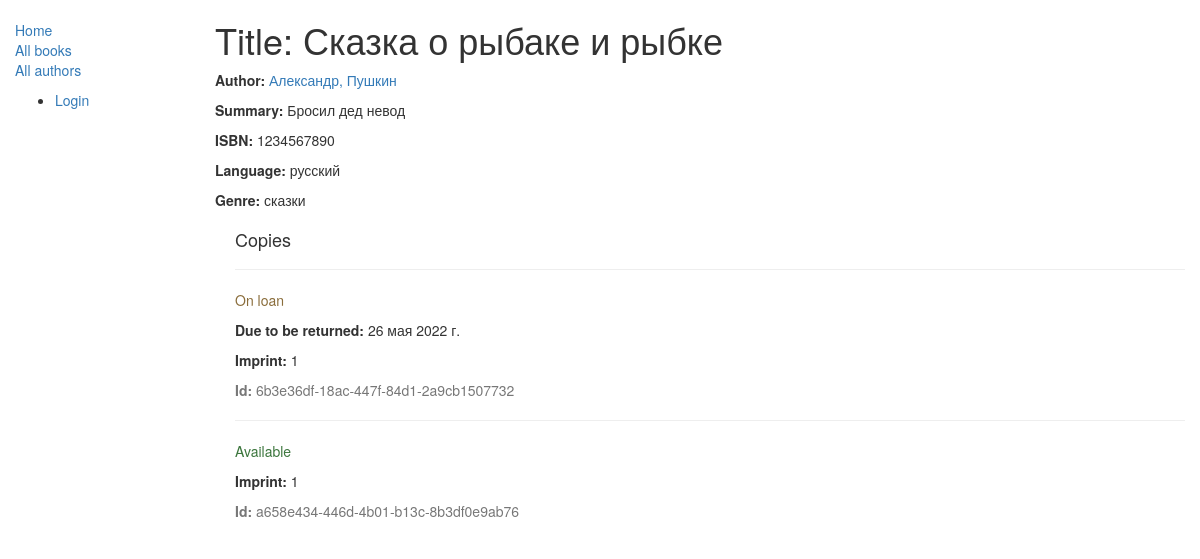
The app's page /catalog/books/2 with its own data.
### catalog/models.py (models this page shows, shortened)
class Book(models.Model):
    title = models.CharField(max_length=200)
    author = models.ForeignKey('Author', on_delete=models.SET_NULL, null=True)
    summary = models.TextField(max_length=1000,
                               help_text="Enter a brief description of the book")
    isbn = models.CharField('ISBN', max_length=13,
                            help_text='13 Character <a href="https://www.isbn-international.org/content/what-isbn">ISBN number</a>')
    genre = models.ManyToManyField(Genre,
                                   help_text="Select a genre for this book")
    language = models.ForeignKey('Language',
                                 on_delete=models.SET_NULL, null=True)
    def display_genre(self):
        return ', '.join([genre.name for genre in self.genre.all()[:3]])
    display_genre.short_description = 'Genre'

class Author(models.Model):
    first_name = models.CharField(max_length=100)
    last_name = models.CharField(max_length=100)
    date_of_birth = models.DateField(null=True, blank=True)
    date_of_death = models.DateField('Died', null=True, blank=True)
    def __str__(self):
        return '%s, %s' % (self.last_name, self.first_name)

class Language(models.Model):
    name = models.CharField(max_length=200,
                            help_text="Enter the book's natural language (e.g. English, French, Japanese etc.)")
    def __str__(self):
        return self.name

class Genre(models.Model):
    name = models.CharField(max_length=200, help_text="Enter a book genre (e.g. Science Fiction, French Poetry etc.)")
    def __str__(self):
        return self.name

class BookInstance(models.Model):
    id = models.UUIDField(primary_key=True, default=uuid.uuid4,
                          help_text="Unique ID for this particular book across whole library")
    book = models.ForeignKey('Book', on_delete=models.SET_NULL, null=True)
    imprint = models.CharField(max_length=200)
    due_back = models.DateField(null=True, blank=True)
    borrower = models.ForeignKey(User, on_delete=models.SET_NULL, null=True, blank=True)
    LOAN_STATUS = (
        ('m', 'Maintenance'),
        ('o', 'On loan'),
        ('a', 'Available'),
        ('r', 'Reserved'),
    )
    status = models.CharField(max_length=1, choices=LOAN_STATUS,
                              blank=True, default='m', help_text='Book availability')
    class Meta:
        ordering = ["due_back"]

### catalog/views.py (the view)
# urls.py: path('books/<int:pk>', views.BookDetailView.as_view(), name='book-detail'),
class BookDetailView(generic.DetailView):
    model = Book

### catalog/templates/catalog/book_detail.html (shortened to what this page needs)
{% extends "base_generic.html" %}
{% block content %}
  <h1>Title: {{ book.title }}</h1>
  <p><strong>Author:</strong> <a href="{% url 'author-detail' book.author.pk %}">{{ book.author }}</a></p>
  <p><strong>Summary:</strong> {{ book.summary }}</p>
  <p><strong>ISBN:</strong> {{ book.isbn }}</p>
  <p><strong>Language:</strong> {{ book.language }}</p>
  <p><strong>Genre:</strong> {% for genre in book.genre.all %} {{ genre }}{% if not forloop.last %}, {% endif %}{% endfor %}</p>
  <div style="margin-left:20px;margin-top:20px">
    <h4>Copies</h4>
    {% for copy in book.bookinstance_set.all %}
    <hr>
    <p class="{% if copy.status == 'a' %}text-success{% elif copy.status == 'd' %}text-danger{% else %}text-warning{% endif %}">{{ copy.get_status_display }}</p>
    {% if copy.status != 'a' %}<p><strong>Due to be returned:</strong> {{copy.due_back}}</p>{% endif %}
    <p><strong>Imprint:</strong> {{copy.imprint}}</p>
    <p class="text-muted"><strong>Id:</strong> {{copy.id}}</p>
    {% endfor %}
  </div>
{% endblock %}

### records on screen
Book: title "Сказка о рыбаке и рыбке", author "Александр, Пушкин", summary "Бросил дед невод", isbn "1234567890", language "русский"
Genre: name "сказки"
BookInstance: status "On loan", due_back "26 мая 2022 г.", imprint "1", id "6b3e36df-18ac-447f-84d1-2a9cb1507732"
BookInstance: status "Available", imprint "1", id "a658e434-446d-4b01-b13c-8b3df0e9ab76"
